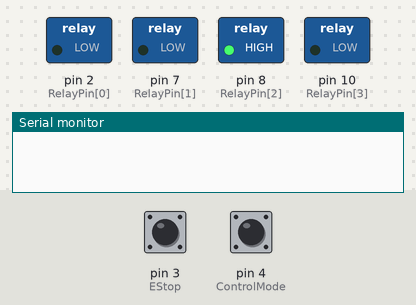
Recording of a sketch running on a simulated Arduino Uno, built with avr-gcc and run on an emulated ATmega328P. Shown: switched loads named in the sketch (green lamp = pin HIGH), the last lines printed to the serial monitor. The test bench sets the inputs (shaded band); at power-on: pin 4 (ControlMode) HIGH, pin 3 (EStop) LOW.

Above: at 2.8 s.
2.9 s: pin 4 (ControlMode) pulled LOW for 1.2 s
At 4.2 s:
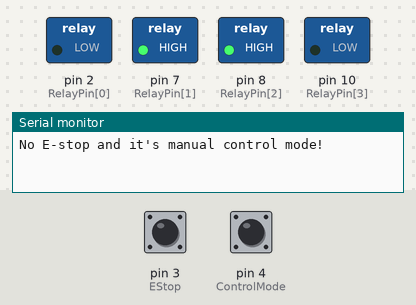
5.6 s: pin 3 (EStop) pulled HIGH for 1.2 s
At 6.5 s:
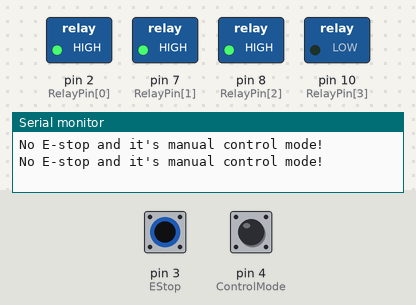
Timing chart, 0 to 8.6 s (numbered marks = the images above; inputs shaded):
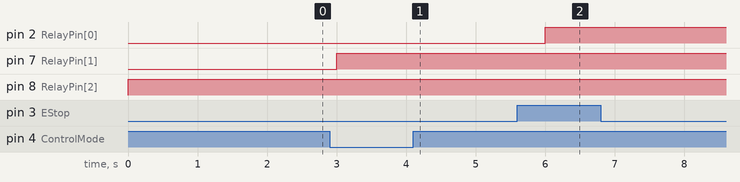

Measured:
- after the input at 2.9 s, pin 7 (RelayPin[1]): LOW → HIGH after 0.10 s
- after the input at 5.6 s, pin 2 (RelayPin[0]): LOW → HIGH after 0.40 s

The sketch:

LED_Indicator.ino
```cpp
/*
   This code is aiming to design the LED indicator for UAV.

   Editor : Luke
   Date: 02/12/2016
   Ver:0.1

   Description:
   ThE LED device is comprised with three colors, Red,Green and Yellow.

   THe followings are the meanings for different combinations of LED.
   R,G,Y:Off      --> No Power supply for the boat
   R,G:Off  Y:On  --> Manual control by the remote control
   R,Y:Off  G:On  --> Autonomously control
   R,Y:Off  R:On  --> E-stop for protecting the boat from uncertain damage or danger

   The Arduino Relay shield V2.1 is used.
   Relay1 for the Red Led.
   Relay2 for the Green Led.
   Relay3 for the Yellow Led.

*/
# define EStop 3
# define ControlMode 4
//# define power_pin 10
byte RelayPin[4] = {2, 7, 8, 10};
//int  RelayState[4];
// D2 -> relay1;
// D7 -> relay2;
// D8 -> relay3;
int ModeState = LOW; // It initializes the mode with manual control.
int EStopState = LOW;// The EStop wont be active at initialization.


void setup() {
  Serial.begin(9600);
  for (int i = 0; i < 4; i++)
  {
    pinMode(RelayPin[i], OUTPUT);
    digitalWrite(RelayPin[i], LOW); // Define the output for the LED digital pins and initialize them with Low condition.
  }
  pinMode(EStop, INPUT);
  pinMode(ControlMode, INPUT); // Define the input pin for the EStop and ControlMode.
  //pinMode(power_pin,OUTPUT)
  //digitalWrite(power_pin,LOW)


}

void loop() {

  EStopState = digitalRead(EStop);
  ModeState = digitalRead(ControlMode); //Read the input from the Estop and mode pins

  if (EStopState == HIGH)
  { digitalWrite(RelayPin[0], HIGH);
    delay(1000);
  }// If the Estop is on, then Red LED is on.

  else
  { if (ModeState == LOW)
    { digitalWrite(RelayPin[1], HIGH);
      delay(1000);
      Serial.println("No E-stop and it's manual control mode!");
    }// If the estop is off and mode pin is low then it's manual control mode, the yellow LED will be on.

    else {
      digitalWrite(RelayPin[2], HIGH);
      delay(1000);
    }  // Estop is off and Mode pin is high, then the autonomous mode is actived.
  }

}
```
